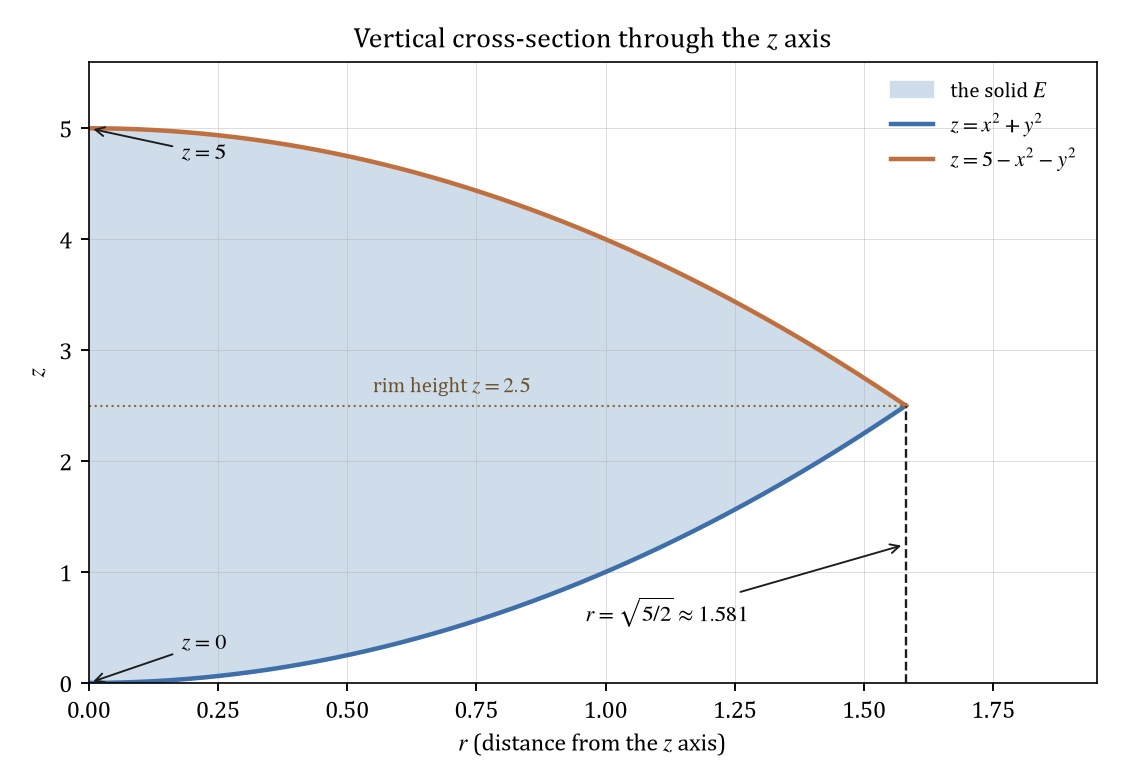

Here is the Python script that generated this plot:
"""Draw a vertical cross-section of the solid through the z axis.

The cross-section shows the two parabolic curves and the lens-shaped region
between them. The script saves the PNG and its Base64 copy.
"""

import base64
from pathlib import Path

import matplotlib

matplotlib.use("Agg")

import matplotlib.pyplot as plt
import numpy as np

FIGURE_NAME = "part1_figure2"


def main():
    """Render the radial cross-section and write the two output files."""
    plt.rcParams.update(
        {
            "font.family": "serif",
            "font.serif": ["Cambria", "STIX Two Text", "DejaVu Serif"],
            "mathtext.fontset": "stix",
            "axes.linewidth": 0.7,
        }
    )

    rim = np.sqrt(5.0 / 2.0)
    radius = np.linspace(0.0, rim, 400)

    figure, axes = plt.subplots(figsize=(6.6, 4.6))
    axes.fill_between(
        radius, radius**2, 5.0 - radius**2, color="#cfddea", label="the solid $E$"
    )
    axes.plot(radius, radius**2, color="#3f6fa8", linewidth=1.9,
              label=r"$z = x^{2} + y^{2}$")
    axes.plot(radius, 5.0 - radius**2, color="#c0703f", linewidth=1.9,
              label=r"$z = 5 - x^{2} - y^{2}$")

    axes.plot([rim, rim], [0.0, 2.5], color="#1c1c1e", linewidth=1.0,
              linestyle="--")
    axes.plot([0.0, rim], [2.5, 2.5], color="#8a6d3b", linewidth=0.9,
              linestyle=":")
    axes.annotate(
        r"$r = \sqrt{5/2} \approx 1.581$",
        xy=(rim, 1.25), xytext=(rim - 0.62, 0.55),
        fontsize=9.5,
        arrowprops={"arrowstyle": "->", "linewidth": 0.8, "color": "#1c1c1e"},
    )
    axes.annotate(
        r"$z = 5$",
        xy=(0.0, 5.0), xytext=(0.18, 4.72), fontsize=9.5,
        arrowprops={"arrowstyle": "->", "linewidth": 0.8, "color": "#1c1c1e"},
    )
    axes.annotate(
        r"$z = 0$",
        xy=(0.0, 0.0), xytext=(0.18, 0.30), fontsize=9.5,
        arrowprops={"arrowstyle": "->", "linewidth": 0.8, "color": "#1c1c1e"},
    )
    axes.text(0.55, 2.62, r"rim height $z = 2.5$", fontsize=9.0, color="#6b5330")

    axes.set_xlim(0.0, 1.95)
    axes.set_ylim(0.0, 5.6)
    axes.set_xlabel(r"$r$ (distance from the $z$ axis)")
    axes.set_ylabel(r"$z$")
    axes.set_title("Vertical cross-section through the $z$ axis")
    axes.grid(True, linewidth=0.4, alpha=0.45)
    axes.legend(loc="upper right", fontsize=9, frameon=False)

    figure.tight_layout()
    output = Path(__file__).with_name(FIGURE_NAME + ".png")
    figure.savefig(output, dpi=170)
    plt.close(figure)

    encoded = base64.b64encode(output.read_bytes()).decode("ascii")
    Path(__file__).with_name(FIGURE_NAME + ".b64.txt").write_text(encoded, encoding="ascii")
    print(f"saved {output.name} and {FIGURE_NAME}.b64.txt ({len(encoded)} base64 characters)")


if __name__ == "__main__":
    main()
